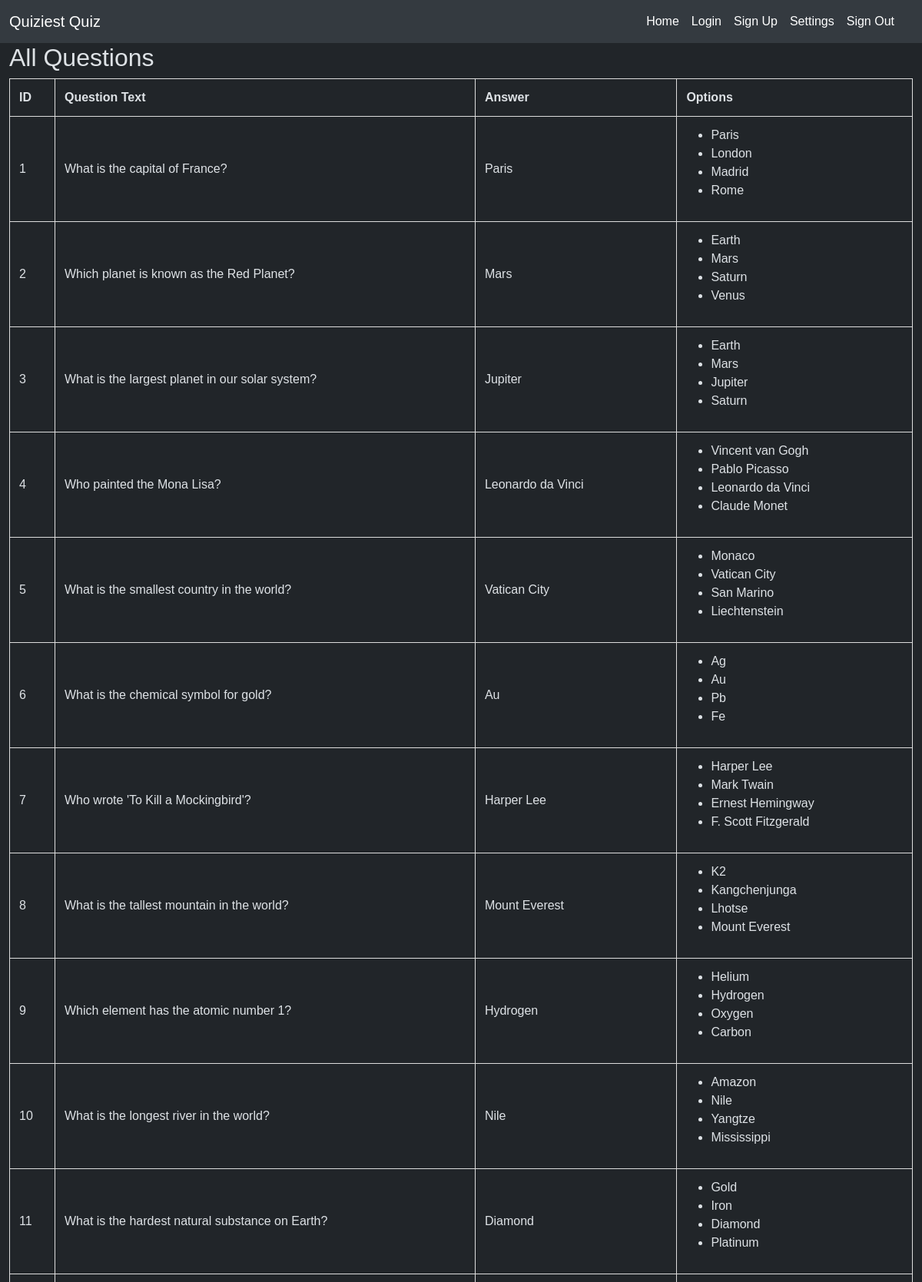
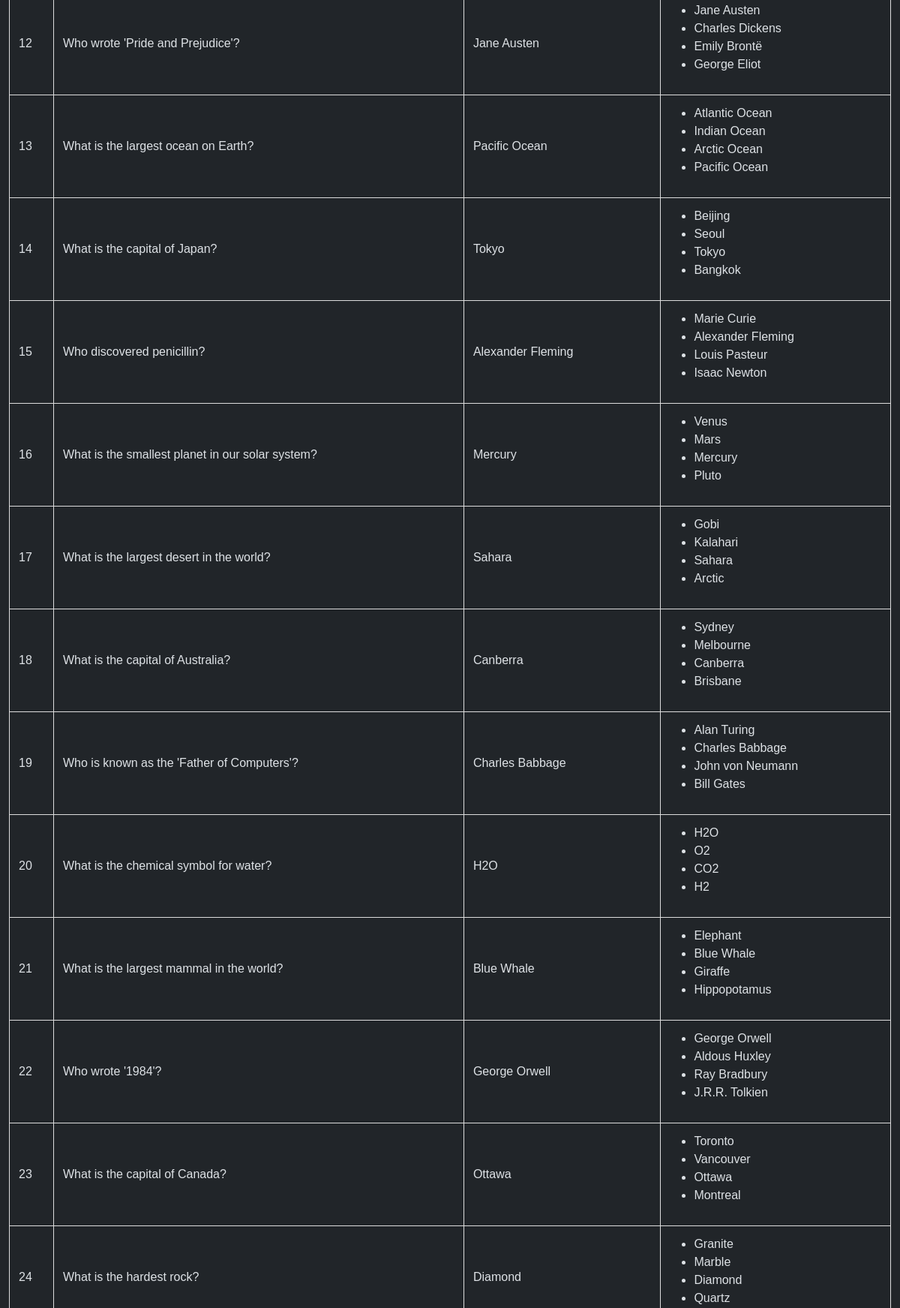
The app's page /questions-db (upper part) with its own data (2 pictures, top to bottom).
### website/quiz/models.py (models this page shows)
class Question(db.Model):
    id = db.Column(db.Integer, primary_key=True)
    question_text = db.Column(db.String(200), nullable=False)
    answer = db.Column(db.String(100), nullable=False) # COrrect answer for given question
    options = db.Column(db.PickleType, nullable=False)  # Store answer options as a list of 4 items

### website/dbroutes.py (the view)
@db_bp.route("/questions-db") # Shows questions table
def questionsdb():
    return render_template("questionsdb.html", values=Question.query.all()) # Renders template and passes all values queried from questions db

### website/templates/questionsdb.html (shortened to what this page needs)
{% extends "base.html" %}
{% block extra_css %}
<link rel="stylesheet" type='text/css' href="{{ url_for('static', filename='datatable.css')}}">
{% endblock %}
{% block content %}
    <h2>All Questions</h2>
    <table>
        <thead>
            <tr>
                <th>ID</th>
                <th>Question Text</th>
                <th>Answer</th>
                <th>Options</th>
            </tr>
        </thead>
        <tbody>
            {% for item in values %}
                <tr>
                    <td>{{ item.id }}</td>
                    <td>{{ item.question_text }}</td>
                    <td>{{ item.answer }}</td>
                    <td>
                        <ul>
                            {% for option in item.options %}
                                <li>{{ option }}</li>
                            {% endfor %}
                        </ul>
                    </td>
                </tr>
            {% endfor %}
        </tbody>
    </table>
{% endblock %}

### website/static/style.css (style rules this page uses)
html { transition: background-color 0.6s ease, color 0.6s ease; }
:root { --bs-primary: #007bff; }
[data-bs-theme="dark"] { --navbar-bg-color: #343a40; --navbar-text-color: #ffffff; --navbar-link-color: #ffffff; --navbar-link-hover-color: #cccccc; }

### website/static/datatable.css (style rules this page uses)
body { font-family: Arial, sans-serif; margin: 0; padding: 0; }
table { width: 100%; border-collapse: collapse; margin-bottom: 20px; }
table, th, td { border: 1px solid #ddd; }
th, td { padding: 12px; text-align: left; }

### records on screen
Question: id "1", question_text "What is the capital of France?", answer "Paris", options "Paris" "London" "Madrid" "Rome"
Question: id "2", question_text "Which planet is known as the Red Planet?", answer "Mars", options "Earth" "Mars" "Saturn" "Venus"
Question: id "3", question_text "What is the largest planet in our solar system?", answer "Jupiter", options "Earth" "Mars" "Jupiter" "Saturn"
Question: id "4", question_text "Who painted the Mona Lisa?", answer "Leonardo da Vinci", options "Vincent van Gogh" "Pablo Picasso" "Leonardo da Vinci" "Claude Monet"
Question: id "5", question_text "What is the smallest country in the world?", answer "Vatican City", options "Monaco" "Vatican City" "San Marino" "Liechtenstein"
Question: id "6", question_text "What is the chemical symbol for gold?", answer "Au", options "Ag" "Au" "Pb" "Fe"
Question: id "7", question_text "Who wrote 'To Kill a Mockingbird'?", answer "Harper Lee", options "Harper Lee" "Mark Twain" "Ernest Hemingway" "F. Scott Fitzgerald"
Question: id "8", question_text "What is the tallest mountain in the world?", answer "Mount Everest", options "K2" "Kangchenjunga" "Lhotse" "Mount Everest"
Question: id "9", question_text "Which element has the atomic number 1?", answer "Hydrogen", options "Helium" "Hydrogen" "Oxygen" "Carbon"
Question: id "10", question_text "What is the longest river in the world?", answer "Nile", options "Amazon" "Nile" "Yangtze" "Mississippi"
Question: id "11", question_text "What is the hardest natural substance on Earth?", answer "Diamond", options "Gold" "Iron" "Diamond" "Platinum"
Question: id "12", question_text "Who wrote 'Pride and Prejudice'?", answer "Jane Austen", options "Jane Austen" "Charles Dickens" "Emily Brontë" "George Eliot"
Question: id "13", question_text "What is the largest ocean on Earth?", answer "Pacific Ocean", options "Atlantic Ocean" "Indian Ocean" "Arctic Ocean" "Pacific Ocean"
Question: id "14", question_text "What is the capital of Japan?", answer "Tokyo", options "Beijing" "Seoul" "Tokyo" "Bangkok"
Question: id "15", question_text "Who discovered penicillin?", answer "Alexander Fleming", options "Marie Curie" "Alexander Fleming" "Louis Pasteur" "Isaac Newton"
Question: id "16", question_text "What is the smallest planet in our solar system?", answer "Mercury", options "Venus" "Mars" "Mercury" "Pluto"
Question: id "17", question_text "What is the largest desert in the world?", answer "Sahara", options "Gobi" "Kalahari" "Sahara" "Arctic"
Question: id "18", question_text "What is the capital of Australia?", answer "Canberra", options "Sydney" "Melbourne" "Canberra" "Brisbane"
Question: id "19", question_text "Who is known as the 'Father of Computers'?", answer "Charles Babbage", options "Alan Turing" "Charles Babbage" "John von Neumann" "Bill Gates"
Question: id "20", question_text "What is the chemical symbol for water?", answer "H2O", options "H2O" "O2" "CO2" "H2"
Question: id "21", question_text "What is the largest mammal in the world?", answer "Blue Whale", options "Elephant" "Blue Whale" "Giraffe" "Hippopotamus"
Question: id "22", question_text "Who wrote '1984'?", answer "George Orwell", options "George Orwell" "Aldous Huxley" "Ray Bradbury" "J.R.R. Tolkien"
Question: id "23", question_text "What is the capital of Canada?", answer "Ottawa", options "Toronto" "Vancouver" "Ottawa" "Montreal"
Question: id "24", question_text "What is the hardest rock?", answer "Diamond", options "Granite" "Marble" "Diamond" "Quartz"
